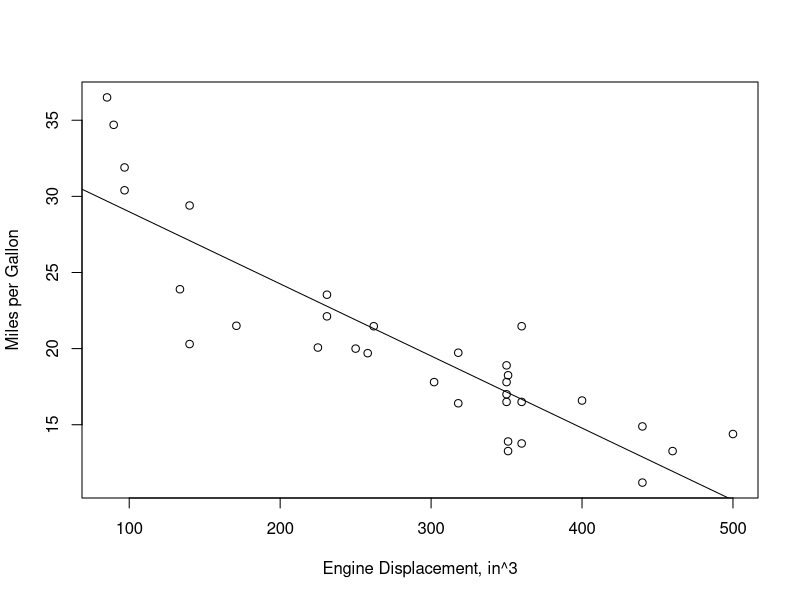
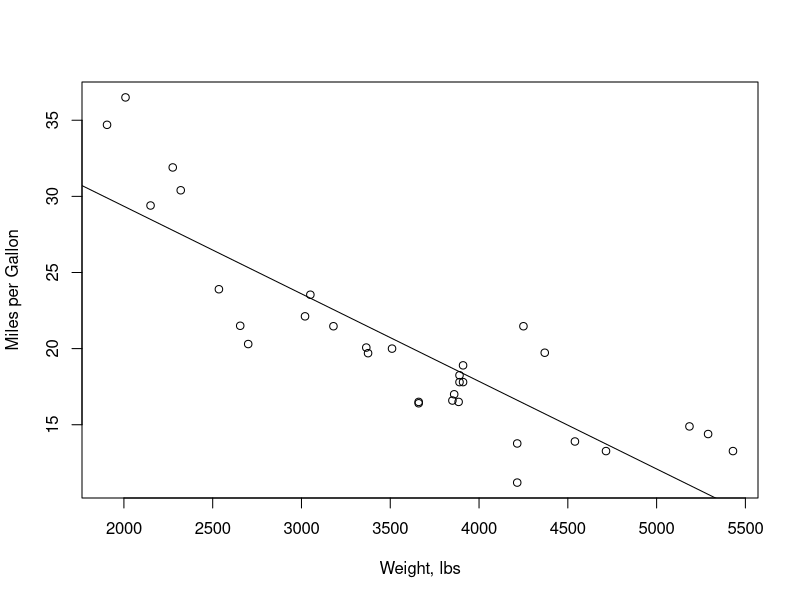

These figures' R source, in order:
## ---- chunk 1
knitr::opts_chunk$set(echo = TRUE)
## ---- chunk 2
library(readxl)
mydata = read_excel ("./data-table-B3.XLS")
## ---- chunk 3
fit1 = lm (y ~ x1, data=mydata)
plot (y ~ x1, data=mydata, ylab="Miles per Gallon", xlab="Engine Displacement, in^3")
abline (fit1)
summary (fit1)
confint (fit1)
## ---- chunk 4
anova (fit1)
## ---- chunk 5
predict (fit1, list (x1=275), interval = 'confidence')
## ---- chunk 6
predict (fit1, list (x1=275), interval = 'prediction')
## ---- chunk 7
fit2 = lm (y ~ x10, data=mydata)
plot (y ~ x10, data=mydata, ylab="Miles per Gallon", xlab="Weight, lbs")
abline (fit2)
summary (fit2)
confint (fit2)
## ---- chunk 8
anova (fit2)
## ---- chunk 9
predict (fit2, list (x10=2750), interval = 'confidence')
## ---- chunk 10
predict (fit2, list (x10=2750), interval = 'prediction')
